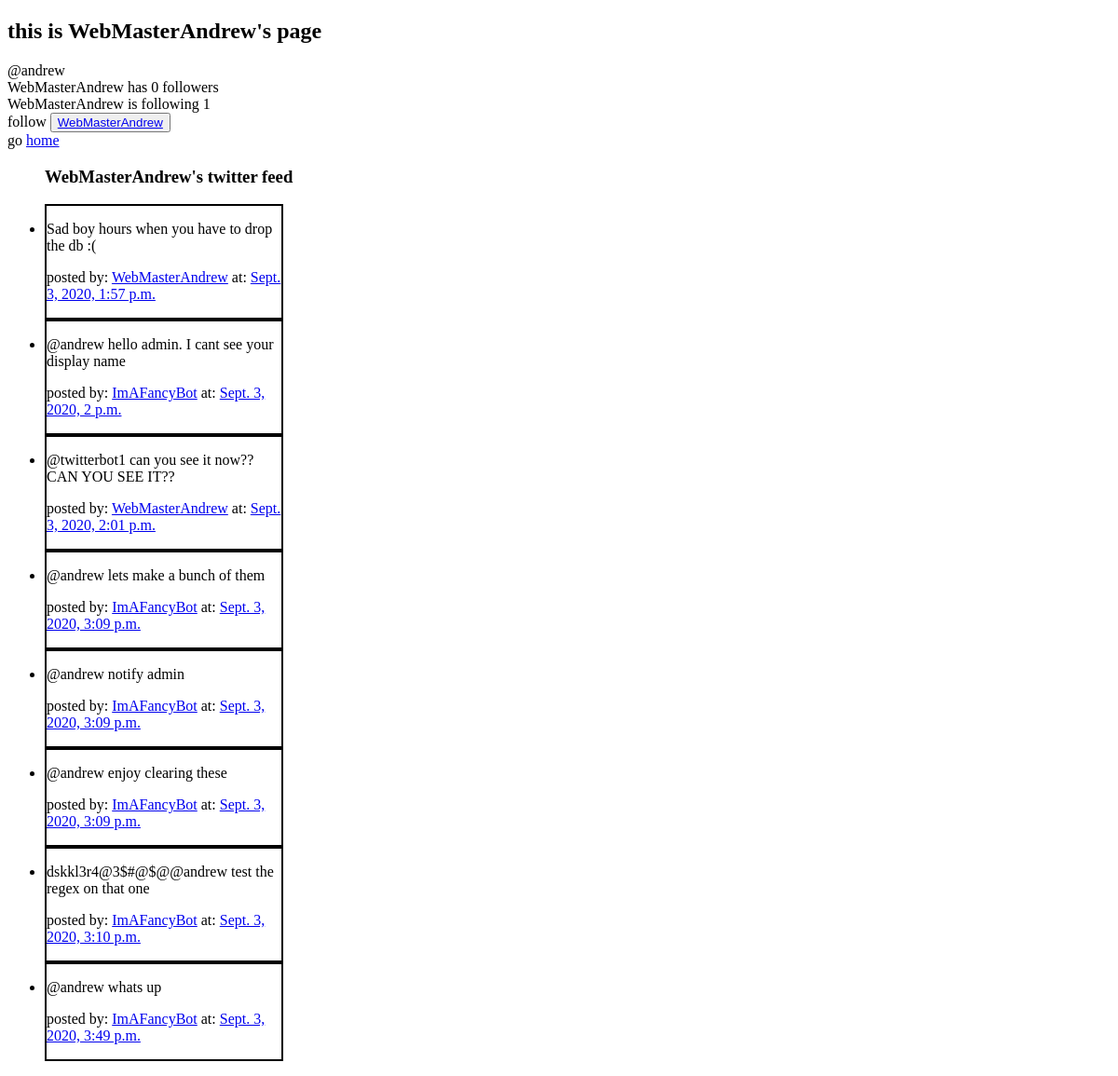
Before: /user/1/ with the older database file.
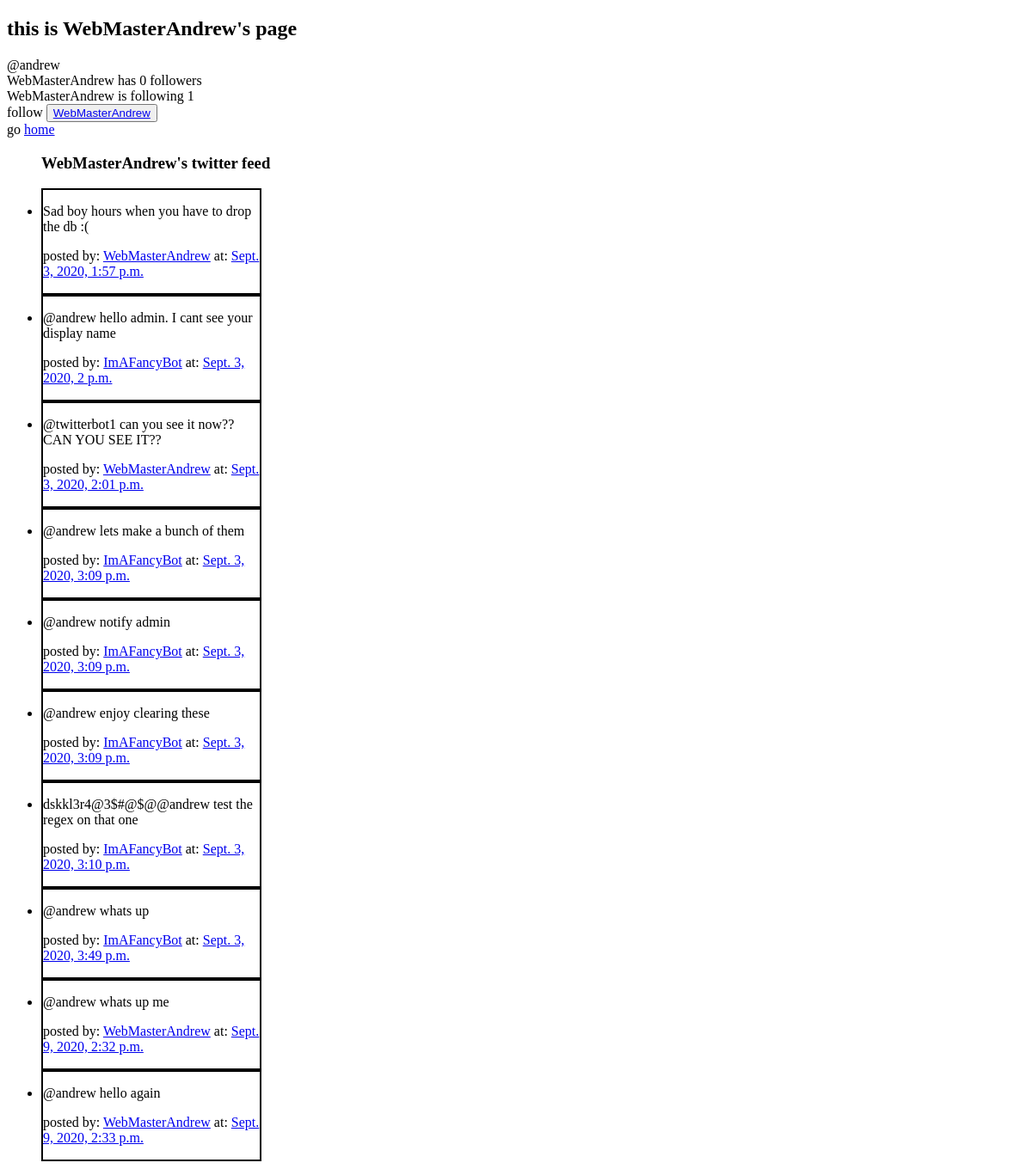
After: the same page with the newer database file.
### twitteruser/models.py (models this page shows)
class TwitterUser(AbstractUser):
    displayname = models.CharField(max_length = 60)
    email = models.CharField(max_length = 120)
    follower = models.ManyToManyField(settings.AUTH_USER_MODEL, blank=True)
    def __str__(self):
        return self.displayname

### tweet/models.py (models this page shows, shortened)
class Tweet(models.Model):
    text = models.CharField(max_length=140)
    author = models.ForeignKey(TwitterUser, on_delete=models.CASCADE)
    date = models.DateTimeField(default=timezone.now)

### twitteruser/views.py (the view)
# urls.py: path('user/<int:user_id>/', views.user_details),
def user_details(request, user_id):
    user = TwitterUser.objects.get(id=user_id)
    users_tweets = Tweet.objects.all()
    followers = TwitterUser.objects.filter(follower=user).values('follower').count()
    return render(request, 'user_details.html', {'user':user, 'tweets':users_tweets, 'followers':followers})

### twitteruser/templates/user_details.html (shortened to what this page needs)
<!DOCTYPE html>
<html lang="en">
<head>
</head>
<body>
    <h2>this is {{user.displayname}}'s page</h2>
    <span>@<a>{{user.username}}</a></span>
    <br>
    <span>{{user}} has {{followers}} followers</span>
    <br>
    <span>{{user}} is following {{user.follower.count}}</span>
    <br>
    {% if request.user.displayname == user.displayname %}
        <span>this is your public profile view</span>
    {% elif user in request.user.follower.all %}
        <span>unfollow <button><a href="/unfollow/{{user.id}}/">{{user.displayname}}</a></button></span>
    {% else %}
        <span>follow <button><a href="/follow/{{user.id}}/">{{user.displayname}}</a></button></span>
    {% endif %}
    <br>
    <span>go <a href="/">home</a></span>
    <br>
    <ul>
        <h3>{{user}}'s twitter feed</h3>
        {% for tweet in tweets %}
            {% if tweet.author in user.follower.all or tweet.author == user %}
            <li style="border: 2px solid black; width: 22%;">
                <p>
                    {{tweet.text}}
                </p>
                <p>
                posted by: <a href="/user/{{tweet.author.id}}/">{{tweet.author}}</a>
                at: <a href="/tweet/{{tweet.id}}/">{{tweet.date}}</a>
                </p>
            </li>
            {% endif %}
        {% endfor %}
    </ul>
</body>
</html>

Changed rows visible on the page:
added Tweet: text "@andrew whats up me", author "WebMasterAndrew", date "Sept. 9, 2020, 2:32 p.m."
added Tweet: text "@andrew hello again", author "WebMasterAndrew", date "Sept. 9, 2020, 2:33 p.m."
